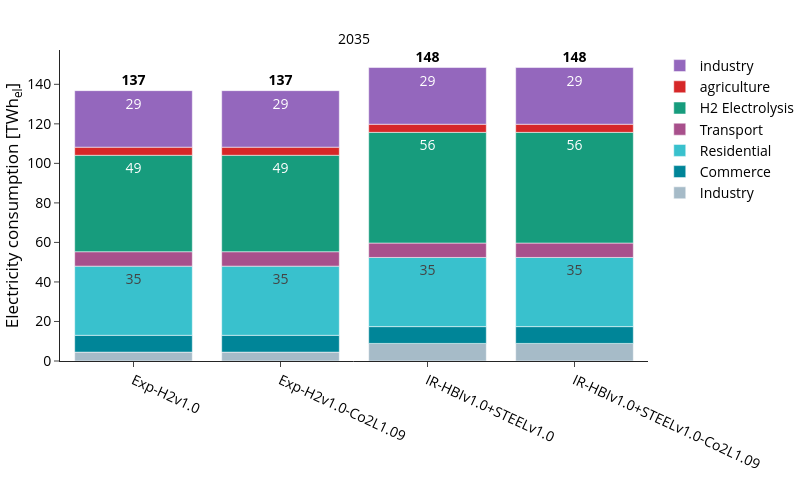

Write notebook code for a chart like this one.
### Markdown cell above
### Electricity Demand

### Code cell
plot_config['chart_config'] = yaml_config['charts']['electricity_demand']

fig, df = plot_energy_balance(
    carrier="AC",
    balance_dict=balance_dict,
    config=plot_config,
    rename_function=rename_electricity,
    show_supply=False,
    save_dir=SDIR
)

fig.show()

### Figure 1 — Plotly figure (JSON) as saved in the notebook; plotly's stock layout.template omitted (floating-point values rounded to 4 significant figures)
{"data": [{"hovertemplate": "=%{x}<br>Electricity consumption [TWh<sub>el</sub>]=%{text}<extra></extra>", "legendgroup": "Industry", "marker": {"color": "#a6bbc8", "pattern": {"shape": ""}}, "name": "Industry", "orientation": "v", "showlegend": true, "text": [4.5, 4.5, 8.9, 8.9], "textangle": 0, "textposition": "inside", "texttemplate": "%{y:.0f}", "type": "bar", "x": ["Exp-H2v1.0", "Exp-H2v1.0-Co2L1.09", "IR-HBIv1.0+STEELv1.0", "IR-HBIv1.0+STEELv1.0-Co2L1.09"], "xaxis": "x", "y": [4.5, 4.5, 8.9, 8.9], "yaxis": "y"}, {"hovertemplate": "=%{x}<br>Electricity consumption [TWh<sub>el</sub>]=%{text}<extra></extra>", "legendgroup": "Commerce", "marker": {"color": "#008598", "pattern": {"shape": ""}}, "name": "Commerce", "orientation": "v", "showlegend": true, "text": [8.5, 8.5, 8.5, 8.5], "textangle": 0, "textposition": "inside", "texttemplate": "%{y:.0f}", "type": "bar", "x": ["Exp-H2v1.0", "Exp-H2v1.0-Co2L1.09", "IR-HBIv1.0+STEELv1.0", "IR-HBIv1.0+STEELv1.0-Co2L1.09"], "xaxis": "x", "y": [8.5, 8.5, 8.5, 8.5], "yaxis": "y"}, {"hovertemplate": "=%{x}<br>Electricity consumption [TWh<sub>el</sub>]=%{text}<extra></extra>", "legendgroup": "Residential", "marker": {"color": "#39c1cd", "pattern": {"shape": ""}}, "name": "Residential", "orientation": "v", "showlegend": true, "text": [35.0, 35.0, 35.0, 35.0], "textangle": 0, "textposition": "inside", "texttemplate": "%{y:.0f}", "type": "bar", "x": ["Exp-H2v1.0", "Exp-H2v1.0-Co2L1.09", "IR-HBIv1.0+STEELv1.0", "IR-HBIv1.0+STEELv1.0-Co2L1.09"], "xaxis": "x", "y": [35.0, 35.0, 35.0, 35.0], "yaxis": "y"}, {"hovertemplate": "=%{x}<br>Electricity consumption [TWh<sub>el</sub>]=%{text}<extra></extra>", "legendgroup": "Transport", "marker": {"color": "#a8508c", "pattern": {"shape": ""}}, "name": "Transport", "orientation": "v", "showlegend": true, "text": [7.3, 7.3, 7.3, 7.3], "textangle": 0, "textposition": "inside", "texttemplate": "%{y:.0f}", "type": "bar", "x": ["Exp-H2v1.0", "Exp-H2v1.0-Co2L1.09", "IR-HBIv1.0+STEELv1.0", "IR-HBIv1.0+STEELv1.0-Co2L1.09"], "xaxis": "x", "y": [7.3, 7.3, 7.3, 7.3], "yaxis": "y"}, {"hovertemplate": "=%{x}<br>Electricity consumption [TWh<sub>el</sub>]=%{text}<extra></extra>", "legendgroup": "H2 Electrolysis", "marker": {"color": "#179c7d", "pattern": {"shape": ""}}, "name": "H2 Electrolysis", "orientation": "v", "showlegend": true, "text": [48.8, 48.8, 56.0, 56.0], "textangle": 0, "textposition": "inside", "texttemplate": "%{y:.0f}", "type": "bar", "x": ["Exp-H2v1.0", "Exp-H2v1.0-Co2L1.09", "IR-HBIv1.0+STEELv1.0", "IR-HBIv1.0+STEELv1.0-Co2L1.09"], "xaxis": "x", "y": [48.8, 48.8, 56.0, 56.0], "yaxis": "y"}, {"hovertemplate": "=%{x}<br>Electricity consumption [TWh<sub>el</sub>]=%{text}<extra></extra>", "legendgroup": "agriculture", "marker": {"color": "#D62728", "pattern": {"shape": ""}}, "name": "agriculture", "orientation": "v", "showlegend": true, "text": [4.1, 4.1, 4.1, 4.1], "textangle": 0, "textposition": "inside", "texttemplate": "%{y:.0f}", "type": "bar", "x": ["Exp-H2v1.0", "Exp-H2v1.0-Co2L1.09", "IR-HBIv1.0+STEELv1.0", "IR-HBIv1.0+STEELv1.0-Co2L1.09"], "xaxis": "x", "y": [4.1, 4.1, 4.1, 4.1], "yaxis": "y"}, {"hovertemplate": "=%{x}<br>Electricity consumption [TWh<sub>el</sub>]=%{text}<extra></extra>", "legendgroup": "industry", "marker": {"color": "#9467BD", "pattern": {"shape": ""}}, "name": "industry", "orientation": "v", "showlegend": true, "text": [28.6, 28.6, 28.7, 28.7], "textangle": 0, "textposition": "inside", "texttemplate": "%{y:.0f}", "type": "bar", "x": ["Exp-H2v1.0", "Exp-H2v1.0-Co2L1.09", "IR-HBIv1.0+STEELv1.0", "IR-HBIv1.0+STEELv1.0-Co2L1.09"], "xaxis": "x", "y": [28.6, 28.6, 28.7, 28.7], "yaxis": "y"}, {"hoverinfo": "skip", "mode": "text", "showlegend": false, "text": ["137", "137", "148", "148"], "textfont": {"color": "black", "size": 14, "weight": "bold"}, "textposition": "top center", "type": "scatter", "x": ["Exp-H2v1.0", "Exp-H2v1.0-Co2L1.09", "IR-HBIv1.0+STEELv1.0", "IR-HBIv1.0+STEELv1.0-Co2L1.09"], "xaxis": "x", "y": [137.8, 137.8, 149.5, 149.5], "yaxis": "y"}], "layout": {"annotations": [{"font": {}, "showarrow": false, "text": "2035", "x": 0.5, "xanchor": "center", "xref": "paper", "y": 1, "yanchor": "bottom", "yref": "paper"}], "barmode": "relative", "height": 500, "legend": {"title": {"text": ""}, "tracegroupgap": 0, "traceorder": "reversed"}, "width": 800, "xaxis": {"anchor": "y", "categoryarray": [], "categoryorder": "array", "domain": [0, 1], "tickangle": 25, "title": {"text": ""}}, "yaxis": {"anchor": "x", "domain": [0, 1], "title": {"text": "Electricity consumption [TWh<sub>el</sub>]"}}}}
